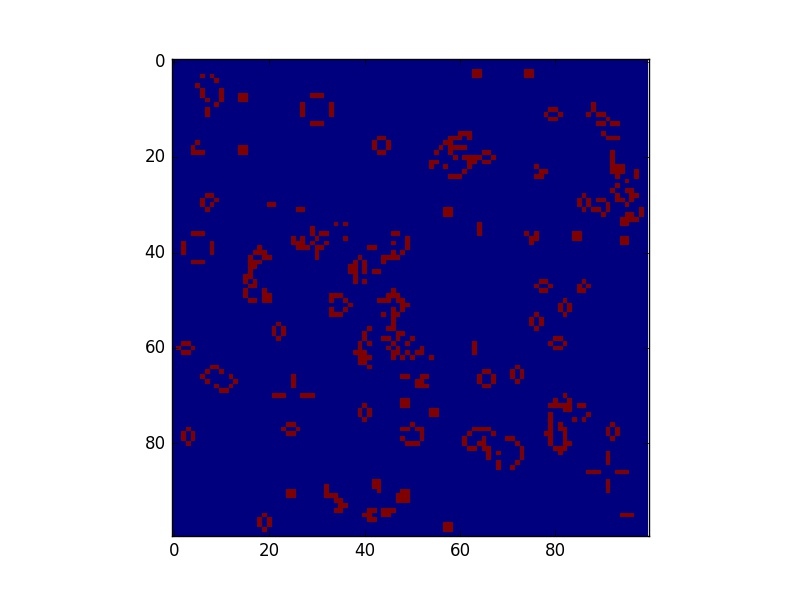

Write Python code to recreate this figure.
import sys
sys.path.append('..')

import matplotlib.pyplot as plt
from matplotlib import animation

import numpy as np
from Gimli.World import World

def func(own,up,down,left,right,upright,downright,upleft,downleft):
    sum = up + down + left + right + upright + downright + upleft + downleft
    return 1*(sum==3) or own*(sum==2)

world = World(func,[100,100])
cells = world.getcells()

fig = plt.figure()
im = plt.imshow(cells,interpolation='none')


def animate(i):
    world.update()
    cells = world.getcells()
    im.set_array(cells)
    return [im]

anim = animation.FuncAnimation(fig,animate,frames=200, interval=60, blit=True)
plt.show()
